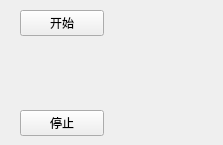
<?xml version="1.0" encoding="UTF-8"?>
<ui version="4.0">
 <class>capturewidget</class>
 <widget class="QWidget" name="capturewidget">
  <property name="geometry">
   <rect>
    <x>0</x>
    <y>0</y>
    <width>223</width>
    <height>145</height>
   </rect>
  </property>
  <property name="windowTitle">
   <string>Form</string>
  </property>
  <property name="styleSheet">
   <string notr="true">border-color: rgb(0, 85, 255);</string>
  </property>
  <widget class="QWidget" name="gridLayoutWidget">
   <property name="geometry">
    <rect>
     <x>20</x>
     <y>10</y>
     <width>561</width>
     <height>351</height>
    </rect>
   </property>
   <layout class="QGridLayout" name="gridLayout">
    <item row="4" column="0" colspan="3">
     <widget class="QLabel" name="label_2">
      <property name="font">
       <font>
        <family>Abyssinica SIL</family>
        <pointsize>16</pointsize>
       </font>
      </property>
      <property name="text">
       <string>文件存储设置</string>
      </property>
      <property name="alignment">
       <set>Qt::AlignCenter</set>
      </property>
     </widget>
    </item>
    <item row="5" column="0">
     <widget class="QLabel" name="label_3">
      <property name="styleSheet">
       <string notr="true">color: rgb(255, 255, 255);</string>
      </property>
      <property name="text">
       <string>文件最大数量：</string>
      </property>
     </widget>
    </item>
    <item row="5" column="1">
     <widget class="QSpinBox" name="spinBox_num">
      <property name="styleSheet">
       <string notr="true">color: rgb(0, 0, 0);</string>
      </property>
      <property name="maximum">
       <number>10000</number>
      </property>
     </widget>
    </item>
    <item row="6" column="0">
     <widget class="QLabel" name="label_4">
      <property name="styleSheet">
       <string notr="true">color: rgb(255, 255, 255);</string>
      </property>
      <property name="text">
       <string>单个文件大小：</string>
      </property>
     </widget>
    </item>
    <item row="6" column="1">
     <widget class="QSpinBox" name="spinBox_size">
      <property name="styleSheet">
       <string notr="true">color: rgb(0, 0, 0);</string>
      </property>
      <property name="maximum">
       <number>1024</number>
      </property>
     </widget>
    </item>
    <item row="6" column="2">
     <widget class="QLabel" name="label_5">
      <property name="palette">
       <palette>
        <active>
         <colorrole role="WindowText">
          <brush brushstyle="SolidPattern">
           <color alpha="255">
            <red>255</red>
            <green>255</green>
            <blue>255</blue>
           </color>
          </brush>
         </colorrole>
        </active>
        <inactive>
         <colorrole role="WindowText">
          <brush brushstyle="SolidPattern">
           <color alpha="255">
            <red>255</red>
            <green>255</green>
            <blue>255</blue>
           </color>
          </brush>
         </colorrole>
        </inactive>
        <disabled>
         <colorrole role="WindowText">
          <brush brushstyle="SolidPattern">
           <color alpha="255">
            <red>106</red>
            <green>104</green>
            <blue>100</blue>
           </color>
          </brush>
         </colorrole>
        </disabled>
       </palette>
      </property>
      <property name="text">
       <string>CCCCCCCCCC</string>
      </property>
     </widget>
    </item>
    <item row="7" column="1">
     <widget class="QPushButton" name="pushButton_reset">
      <property name="text">
       <string>恢复默认</string>
      </property>
     </widget>
    </item>
    <item row="0" column="3" rowspan="8">
     <widget class="Line" name="line_2">
      <property name="orientation">
       <enum>Qt::Vertical</enum>
      </property>
     </widget>
    </item>
    <item row="0" column="4" rowspan="8">
     <widget class="QTableView" name="tableView"/>
    </item>
    <item row="0" column="0">
     <widget class="QPushButton" name="pushButton_start">
      <property name="text">
       <string>开始</string>
      </property>
     </widget>
    </item>
    <item row="2" column="0">
     <widget class="QPushButton" name="pushButton_stop">
      <property name="text">
       <string>停止</string>
      </property>
     </widget>
    </item>
   </layout>
  </widget>
 </widget>
 <resources/>
 <connections/>
</ui>
